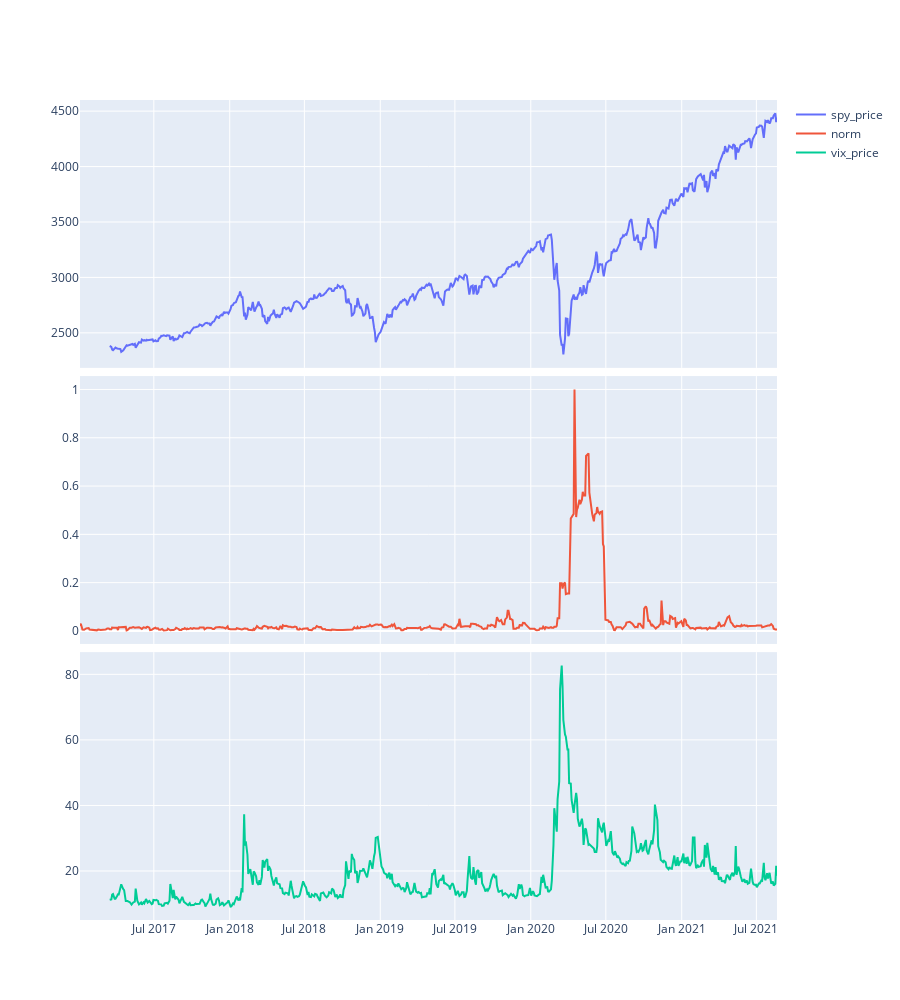

Notebook source saved alongside this figure:
### Code cell
# stride

dates = ["2017-01-01", "2021-08-21"]
clean_data = yf.download("^GSPC ^VIX", start=dates[0], end=dates[1], interval = "1d", group_by = "ticker").xs("Adj Close", level=1, axis=1)

calced_df = pd.DataFrame(
    {
        # "log_price": log_price[1:],
        "spy_price": clean_data["^GSPC"][50:],
        "norm": norm[:,1][1:],
        "vix_price": clean_data["^VIX"][50:]
        # "log_returns": np.diff(log_price),
    },
    index = y_sw[1:]
)



fig = make_subplots(rows=len(calced_df.keys()), cols=1, shared_xaxes=True, vertical_spacing = 0.01)
fig.update_layout(
    height=1000,
)

for i, col in enumerate(calced_df.keys(), start=1):
    if col == "norm":
        normed_norm = calced_df[dates[0]:dates[1]][col].values/max(calced_df[dates[0]:dates[1]][col].values)
        fig.add_trace(go.Scatter(x=calced_df[dates[0]:dates[1]][col].index, y=normed_norm, name=col), row=i, col=1)
    else:
        fig.add_trace(go.Scatter(x=calced_df[dates[0]:dates[1]][col].index, y=calced_df[dates[0]:dates[1]][col].values, name=col), row=i, col=1)
    
fig.show()

# to fix data, change which homology is being used

### Figure 1 — Plotly figure (JSON) as saved in the notebook; plotly's stock layout.template omitted (floating-point values rounded to 4 significant figures; data arrays with more than 128 entries replaced by an {"elided": "..."} marker saying what was removed)
{"data": [{"name": "spy_price", "type": "scatter", "x": {"elided": "584 str values"}, "xaxis": "x", "y": {"elided": "584 float values"}, "yaxis": "y"}, {"name": "norm", "type": "scatter", "x": {"elided": "584 str values"}, "xaxis": "x2", "y": {"elided": "584 float values"}, "yaxis": "y2"}, {"name": "vix_price", "type": "scatter", "x": {"elided": "584 str values"}, "xaxis": "x3", "y": {"elided": "584 float values"}, "yaxis": "y3"}], "layout": {"height": 1000, "xaxis": {"anchor": "y", "domain": [0, 1], "matches": "x3", "showticklabels": false}, "xaxis2": {"anchor": "y2", "domain": [0, 1], "matches": "x3", "showticklabels": false}, "xaxis3": {"anchor": "y3", "domain": [0, 1]}, "yaxis": {"anchor": "x", "domain": [0.6733, 1]}, "yaxis2": {"anchor": "x2", "domain": [0.3367, 0.6633]}, "yaxis3": {"anchor": "x3", "domain": [0, 0.3267]}}}
